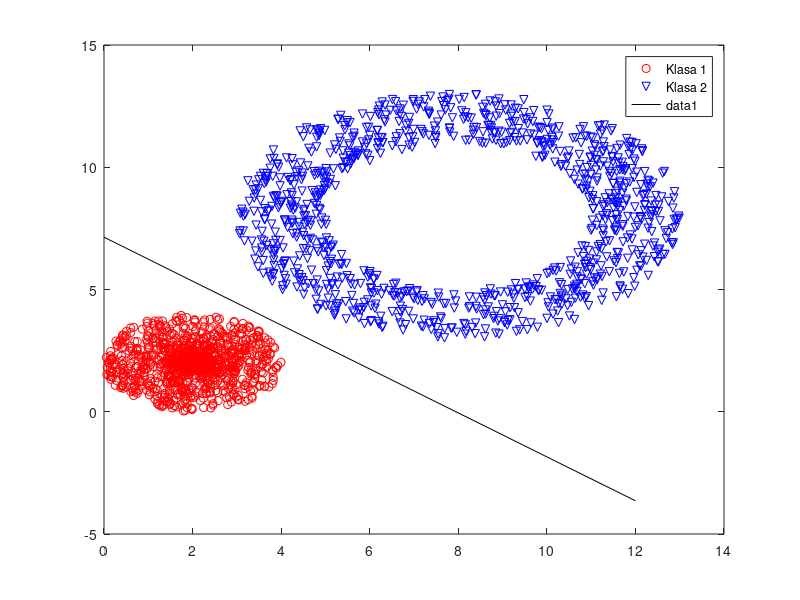
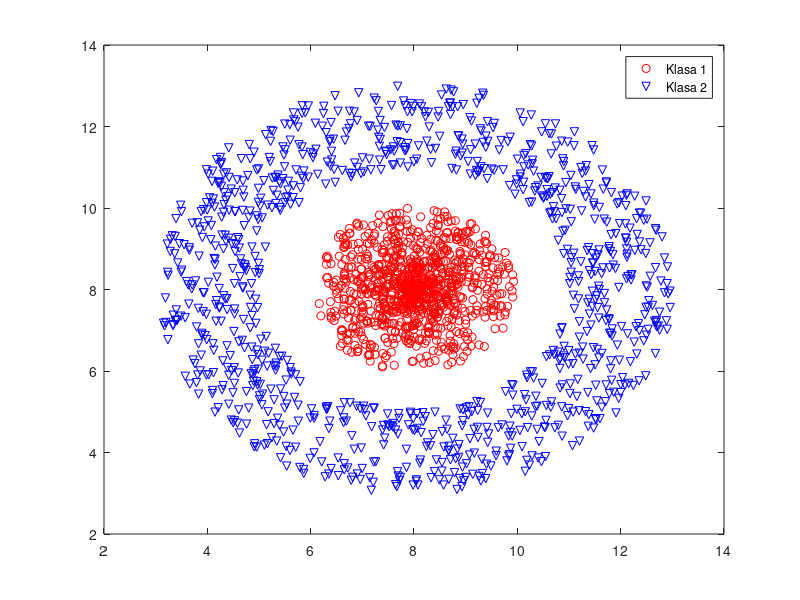

Reproduce these figures in MATLAB, in order. (Note: this script raises an error after producing the figures.)


%% CETVRTE VEZBE INICIJALIZACIJA

clear all; close all; clc;
N=1000;

%% GENERISANJE PODATAKA

%PRVA KLASA
M1=[2;2];
R1=2;
Tetax=rand(1,N)*2*pi;      %random vrednost ugla
Rx=rand(1,N)*R1;           %random Rx
X=[Rx.*cos(Tetax);Rx.*sin(Tetax)]+M1*ones(1,N);
%DRUGA KLASA
M2=[8;8];
R2=3; d=2;
Tetay=rand(1,N)*2*pi;
Ry=rand(1,N)*d+R2;
Y=[Ry.*cos(Tetay);Ry.*sin(Tetay)]+M2*ones(1,N);
figure; plot(X(1,:),X(2,:),'ro');
hold on;
plot(Y(1,:),Y(2,:),'bv');
legend('Klasa 1','Klasa 2'); hold on;

%% Linearni klasifikator na bazi zeljenog izlaza

Gama=[ones(N,1); 2*ones(N,1)];   %Gama zeljeni izlazi,mogu se menjati
Z=[ones(1,N) -ones(1,N);X -Y];   %definicija Z,1 i -1,X i -X
W=(Z*Z')^(-1)*Z*Gama; %W=pinv(Z')*Gama
%W(1)=v0; [W(2);W(3)]=v;
v0=W(1);
v=W(2:3);
x=[0,12];
%V(1)x+V(2)Y+VO
y=-v0/v(2)-v(1)/v(2).*x;   %Zasto je ovo y?
figure(1); plot(x,y,'k'); 

%% kvadratni klasifikator
% x'*Q*x+v'*x+v0=0
clear all; close all; clc;
%PRVA KLASA
N=1000;
M1=[8;8];
R1=2;
Tetax=rand(1,N)*2*pi;
Rx=rand(1,N)*R1;
X=[Rx.*cos(Tetax);Rx.*sin(Tetax)]+M1*ones(1,N);
%DRUGA KLASA
M2=[8;8];
R2=3; d=2;
Tetay=rand(1,N)*2*pi;
Ry=rand(1,N)*d+R2;
Y=[Ry.*cos(Tetay);Ry.*sin(Tetay)]+M2*ones(1,N);
figure; plot(X(1,:),X(2,:),'ro');
hold on;
plot(Y(1,:),Y(2,:),'bv'); hold on;
legend('Klasa 1','Klasa 2');
%%
Gama=[ones(N,1); 2*ones(N,1)];    %Gama zeljeni izlazi,mogu se menjati
Z=[ones(1,N) -ones(1,N); X -Y; X(1,:).^2 -Y(1,:).^2; 2.*X(1,:).*X(2,:) -2.*Y(1,:).*Y(2,:); X(2,:).^2 -Y(2,:).^2];
W=(Z*Z')^(-1)*Z*Gama;
v0=W(1); v=W(2:3); Q=[W(4) W(5);W(5) W(6)];

syms xp yp
[xp,yp,~,~]=solve(v0+v(1)*xp+v(2)*yp+xp^2*Q(1)+xp*yp*2*Q(2)+yp^2*Q(4),xp,yp,'returnconditions',true);
z=4:0.001:12;
xp=eval(xp); xplot=[xp(1,:) fliplr(xp(2,:))]; %da nastavi crta ceo krug npr
yp=eval(yp); yplot=[yp(1,:) fliplr(yp(2,:))];
xplot1=xplot(imag(xplot)==0);
yplot1=yplot(imag(xplot)==0);%za kmpleksne
plot(xplot1,yplot1,'k');


